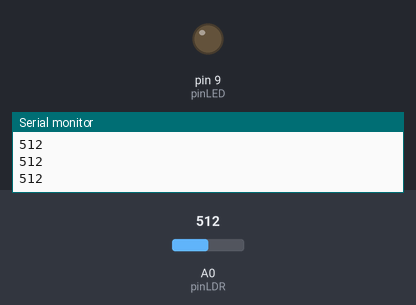
Bench run of a sketch on a simulated Arduino Uno, built with avr-gcc and run on an emulated ATmega328P. On the bench: output pins drawn as LEDs (lit = HIGH), the last lines printed to the serial monitor. The inputs (shaded band) are chosen by the test bench; at power-on: A0 (pinLDR) = 512.

Above: at 1.2 s.
1.3 s: A0 (pinLDR) set to 486
At 2.1 s:
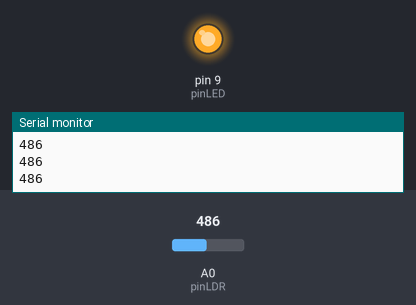
2.8 s: A0 (pinLDR) set to 510
At 3.4 s:
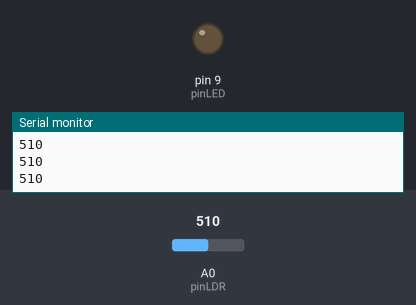
4.3 s: A0 (pinLDR) set to 490
At 4.7 s:
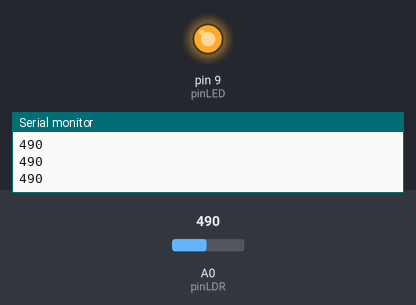
Timing chart, 0 to 7.3 s (numbered marks = the images above; inputs shaded):
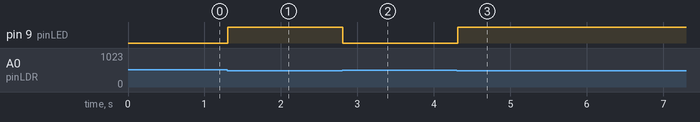

The sketch:

fotocelda.ino
```cpp
const int pinLDR = A0;  // Pin donde conectamos la fotocelda (LDR)
const int pinLED = 9;   // Pin donde conectamos el LED
int valorLDR = 0;       // Variable para almacenar el valor leído de la fotocelda

void setup() {
  pinMode(pinLED, OUTPUT);   // Configuramos el LED como salida
  Serial.begin(9600);        // Inicializamos la comunicación serial para monitorear
}

void loop() {
  valorLDR = analogRead(pinLDR);  // Leemos el valor de la fotocelda
  Serial.println(valorLDR);       // Imprimimos el valor en el Monitor Serie

  if (valorLDR < 500) {   // Si la luz es baja (umbral de 500, puedes ajustarlo)
    digitalWrite(pinLED, HIGH);  // Enciende el LED
  } else {
    digitalWrite(pinLED, LOW);   // Apaga el LED
  }

  delay(100);  // Pausa de 100 ms
}
```

Measured:
- the behaviour switches between 500 and 499 on A0 (pinLDR) (found by bisection; images 0 and 1)
- after the input at 1.3 s, pin 9 (pinLED): LOW → HIGH at once
- after the input at 2.8 s, pin 9 (pinLED): HIGH → LOW at once
- after the input at 4.3 s, pin 9 (pinLED): LOW → HIGH at once
